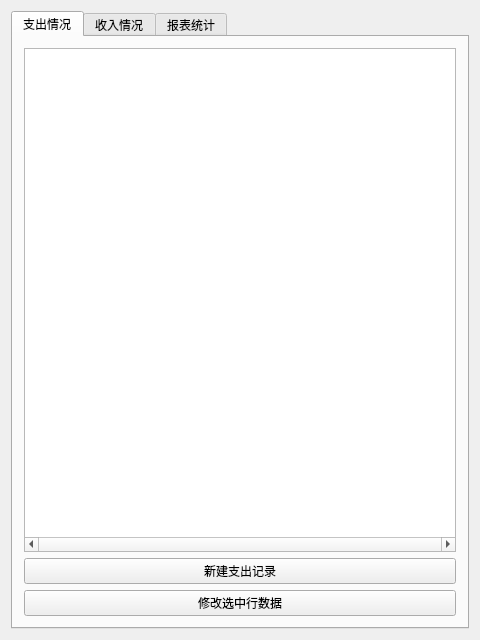
<?xml version="1.0" encoding="UTF-8"?>
<ui version="4.0">
 <class>acountAssit</class>
 <widget class="QWidget" name="acountAssit">
  <property name="geometry">
   <rect>
    <x>0</x>
    <y>0</y>
    <width>480</width>
    <height>640</height>
   </rect>
  </property>
  <property name="windowTitle">
   <string>acountAssit</string>
  </property>
  <layout class="QGridLayout" name="gridLayout">
   <item row="0" column="0">
    <widget class="QTabWidget" name="tabWidget">
     <property name="currentIndex">
      <number>0</number>
     </property>
     <widget class="QWidget" name="tab">
      <attribute name="title">
       <string>支出情况</string>
      </attribute>
      <layout class="QGridLayout" name="gridLayout_2">
       <item row="2" column="0">
        <widget class="QPushButton" name="updateButton">
         <property name="text">
          <string>修改选中行数据</string>
         </property>
        </widget>
       </item>
       <item row="0" column="0">
        <widget class="QTableView" name="tableView">
         <property name="horizontalScrollBarPolicy">
          <enum>Qt::ScrollBarAlwaysOn</enum>
         </property>
         <attribute name="horizontalHeaderCascadingSectionResizes">
          <bool>true</bool>
         </attribute>
         <attribute name="horizontalHeaderStretchLastSection">
          <bool>true</bool>
         </attribute>
        </widget>
       </item>
       <item row="1" column="0">
        <widget class="QPushButton" name="pushButton">
         <property name="text">
          <string>新建支出记录</string>
         </property>
        </widget>
       </item>
      </layout>
     </widget>
     <widget class="QWidget" name="tab_2">
      <attribute name="title">
       <string>收入情况</string>
      </attribute>
      <layout class="QGridLayout" name="gridLayout_4">
       <item row="0" column="0">
        <widget class="QTableView" name="incomeTable"/>
       </item>
       <item row="1" column="0">
        <widget class="QPushButton" name="insertIncomeButton">
         <property name="text">
          <string>插入收入记录</string>
         </property>
        </widget>
       </item>
       <item row="2" column="0">
        <widget class="QPushButton" name="pushButton_3">
         <property name="text">
          <string>修改选中行记录</string>
         </property>
        </widget>
       </item>
      </layout>
     </widget>
     <widget class="QWidget" name="tab_3">
      <attribute name="title">
       <string>报表统计</string>
      </attribute>
      <layout class="QGridLayout" name="gridLayout_3">
       <item row="0" column="0">
        <widget class="QPushButton" name="dailyReport">
         <property name="text">
          <string>输出单日报表</string>
         </property>
        </widget>
       </item>
       <item row="7" column="0">
        <widget class="QPushButton" name="rangeButton">
         <property name="text">
          <string>输出区间报表</string>
         </property>
        </widget>
       </item>
       <item row="2" column="0">
        <widget class="QComboBox" name="rangeTypeBox">
         <item>
          <property name="text">
           <string>本周</string>
          </property>
         </item>
         <item>
          <property name="text">
           <string>本月</string>
          </property>
         </item>
         <item>
          <property name="text">
           <string>本季度</string>
          </property>
         </item>
         <item>
          <property name="text">
           <string>本年度</string>
          </property>
         </item>
         <item>
          <property name="text">
           <string>自定义区间</string>
          </property>
         </item>
        </widget>
       </item>
       <item row="6" column="0">
        <widget class="QCalendarWidget" name="endCalendar"/>
       </item>
       <item row="4" column="0">
        <widget class="QCalendarWidget" name="beginCalendar"/>
       </item>
       <item row="3" column="0">
        <widget class="QLabel" name="label">
         <property name="text">
          <string>自定义区间起于</string>
         </property>
        </widget>
       </item>
       <item row="5" column="0">
        <widget class="QLabel" name="label_2">
         <property name="text">
          <string>自定义区间止于</string>
         </property>
        </widget>
       </item>
       <item row="1" column="0">
        <widget class="QLabel" name="label_3">
         <property name="text">
          <string>区间报表选项</string>
         </property>
        </widget>
       </item>
      </layout>
     </widget>
    </widget>
   </item>
  </layout>
 </widget>
 <layoutdefault spacing="6" margin="11"/>
 <resources/>
 <connections/>
</ui>
